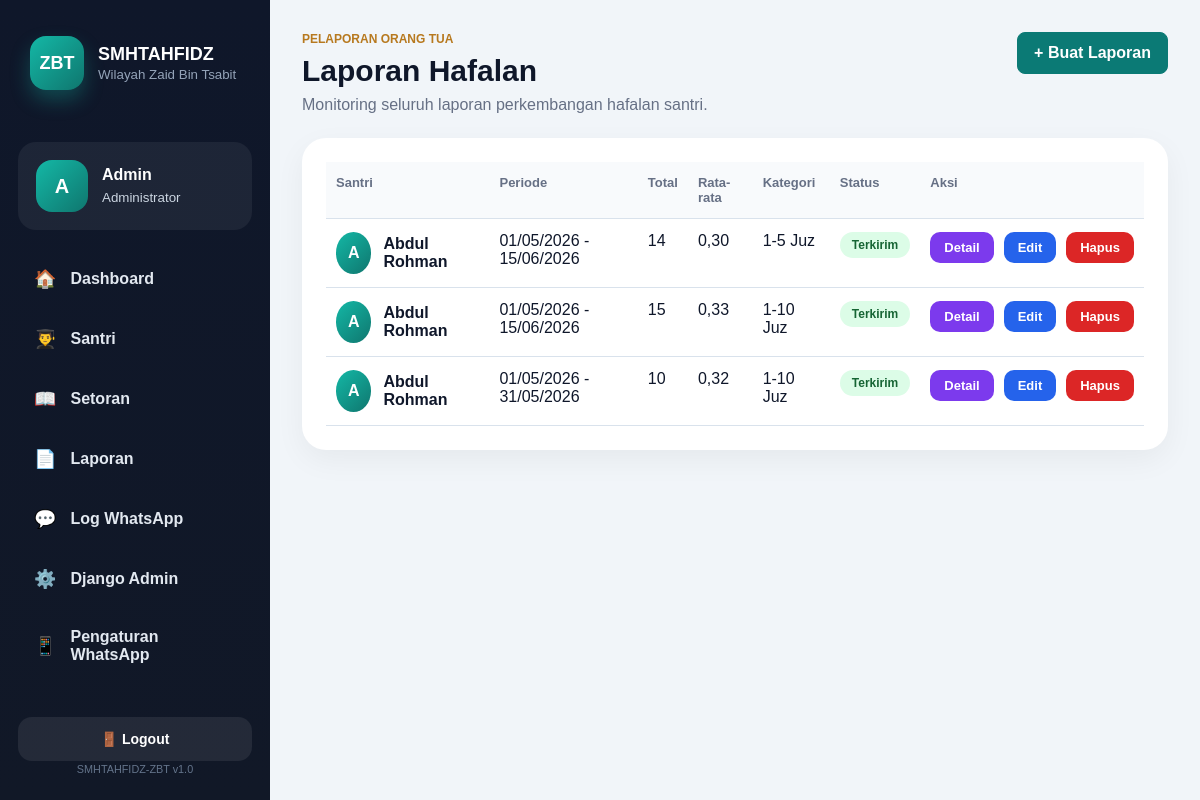
The app's page /laporan/ (signed in) with its own data.
### accounts/models.py (models this page shows, shortened)
class User(AbstractUser):
    ROLE_CHOICES = [
        ("admin", "Administrator"),
        ("pembina", "Pembina"),
    ]
    role = models.CharField(
        max_length=20,
        choices=ROLE_CHOICES,
        default="pembina"
    )

### laporan/models.py (models this page shows, shortened)
class LaporanHafalan(models.Model):
    STATUS_PENGIRIMAN_CHOICES = [
        ("belum_dikirim", "Belum Dikirim"),
        ("simulated", "Simulasi"),
        ("sent", "Terkirim"),
        ("failed", "Gagal"),
    ]
    santri = models.ForeignKey(
        "santri.Santri",
        on_delete=models.CASCADE,
        related_name="laporan_hafalan",
    )
    periode_awal = models.DateField()
    periode_akhir = models.DateField()
    total_setoran = models.PositiveIntegerField(default=0)
    rata_rata_setoran_harian = models.DecimalField(max_digits=5, decimal_places=2, default=0)
    hafalan_terakhir = models.CharField(max_length=200, blank=True)
    kategori_juz_terakhir = models.CharField(max_length=50, blank=True)
    catatan_perkembangan = models.TextField(blank=True)
    status_pengiriman = models.CharField(
        max_length=20,
        choices=STATUS_PENGIRIMAN_CHOICES,
        default="belum_dikirim",
    )
    created_at = models.DateTimeField(auto_now_add=True)
    updated_at = models.DateTimeField(auto_now=True)
    class Meta:
        verbose_name = "Laporan Hafalan"
        verbose_name_plural = "Laporan Hafalan"
        ordering = ["-periode_akhir", "santri__nama"]

### santri/models.py (models this page shows, shortened)
class Santri(models.Model):
    JENIS_KELAMIN_CHOICES = [
        ("L", "Laki-laki"),
        ("P", "Perempuan"),
    ]
    nama = models.CharField(max_length=150)
    nis = models.CharField("NIS", max_length=50, unique=True)
    jenis_kelamin = models.CharField(max_length=1, choices=JENIS_KELAMIN_CHOICES)
    tanggal_lahir = models.DateField(null=True, blank=True)
    ustadz_pembina = models.CharField(max_length=150, default="Belum diisi")
    nama_orang_tua = models.CharField(max_length=150)
    nomor_wa_orang_tua = models.CharField("Nomor WhatsApp Orang Tua", max_length=20)
    alamat = models.TextField(blank=True)
    aktif = models.BooleanField(default=True)
    created_at = models.DateTimeField(auto_now_add=True)
    class Meta:
        verbose_name = "Santri"
        verbose_name_plural = "Santri"
        ordering = ["nama"]

### laporan/views.py (the view)
# urls.py: path("", views.report_list, name="list"),
@login_required
def report_list(request):
    laporan = LaporanHafalan.objects.select_related("santri").all()
    return render(request, "laporan/report_list.html", {"laporan": laporan})

### templates/laporan/report_list.html (shortened to what this page needs)
{% extends "base.html" %}
{% block content %}
<section class="page-header modern-page-header">
    <div>
        <p class="eyebrow">
            Pelaporan Orang Tua
        </p>
        <h1>
            Laporan Hafalan
        </h1>
        <p class="page-description">
            Monitoring seluruh laporan perkembangan hafalan santri.
        </p>
    </div>
    <a class="button primary"
       href="{% url 'laporan:create' %}">
        + Buat Laporan
    </a>
</section>
<section class="modern-panel">
    <div class="table-wrap">
        <table class="modern-table">
            <thead>
                <tr>
                    <th>Santri</th>
                    <th>Periode</th>
                    <th>Total</th>
                    <th>Rata-rata</th>
                    <th>Kategori</th>
                    <th>Status</th>
                    <th>Aksi</th>
                </tr>
            </thead>
            <tbody>
                {% for item in laporan %}
                <tr>
                    <td>
                        <div class="student-name">
                            <div class="student-avatar">
                                {{ item.santri.nama|slice:":1" }}
                            </div>
                            <strong>
                                {{ item.santri.nama }}
                            </strong>
                        </div>
                    </td>
                    <td>
                        {{ item.periode_awal|date:"d/m/Y" }}
                        -
                        {{ item.periode_akhir|date:"d/m/Y" }}
                    </td>
                    <td>
                        {{ item.total_setoran }}
                    </td>
                    <td>
                        {{ item.rata_rata_setoran_harian }}
                    </td>
                    <td>
                        {{ item.kategori_juz_terakhir }}
                    </td>
                    <td>
                        <span class="
                            status-badge
                            {% if item.status_pengiriman == 'sent' %}
                                status-success
                            {% elif item.status_pengiriman == 'pending' %}
                                status-pending
                            {% elif item.status_pengiriman == 'simulated' %}
                                status-simulated
                            {% else %}
                                status-failed
                            {% endif %}
                        ">
                            {{ item.get_status_pengiriman_display }}
                        </span>
                    </td>
                    <td>
                        <div class="modern-action-group">
                            <a class="modern-action-btn"
                               style="background:#7c3aed;"
                               href="{% url 'laporan:detail' item.pk %}">
                                Detail
                            </a>
                            <a class="modern-action-btn edit-btn"
                               href="{% url 'laporan:update' item.pk %}">
                                Edit
                            </a>
                            <a class="modern-action-btn delete-btn"
                               href="{% url 'laporan:delete' item.pk %}">
                                Hapus
                            </a>
                        </div>
                    </td>
                </tr>
                {% empty %}
                <tr>
                    <td colspan="7">
                        Belum ada laporan.
                    </td>
                </tr>
                {% endfor %}
            </tbody>
        </table>
    </div>
</section>
{% endblock %}

### templates/base.html (shortened to what this page needs)
{% load static %}
<!doctype html>
<html lang="id">
<head>
    <link rel="stylesheet"
          href="{% static 'css/app.css' %}?v=20" />
</head>
<body>
    <aside class="modern-sidebar">
        <div class="sidebar-top">
            <div class="modern-brand">
                <div class="modern-brand-logo">
                    ZBT
                </div>
                <div>
                    <strong>
                        SMHTAHFIDZ
                    </strong>
                    <small>
                        Wilayah Zaid Bin Tsabit
                    </small>
                </div>
            </div>
        </div>
        <div class="sidebar-user">
            <div class="sidebar-user-avatar">
                {{ request.user.username|slice:":1"|upper }}
            </div>
            <div>
                <strong>
                    {{ request.user.username }}
                </strong>
                <small>
                    {{ request.user.get_role_display }}
                </small>
            </div>
        </div>
        <nav class="modern-nav">
            <a href="{% url 'beranda:index' %}">
                <span>🏠</span>
                Dashboard
            </a>
            {% if request.user.role == 'admin' %}
            <a href="{% url 'santri:list' %}">
                <span>👨‍🎓</span>
                Santri
            </a>
            {% endif %}
            <a href="{% url 'hafalan:list' %}">
                <span>📖</span>
                Setoran
            </a>
            <a href="{% url 'laporan:list' %}">
                <span>📄</span>
                Laporan
            </a>
            {% if request.user.role == 'admin' %}
            <a href="{% url 'whatsapp_gateway:list' %}">
                <span>💬</span>
                Log WhatsApp
            </a>
            <a href="/admin/">
                <span>⚙️</span>
                Django Admin
            </a>
            {% endif %}
            {% if request.user.role == 'admin' %}
            <a href="{% url 'whatsapp_gateway:setting' %}">
                <span>📱</span>
                Pengaturan WhatsApp
            </a>
            {% endif %}
        </nav>
        <div class="sidebar-footer">
            <form action="{% url 'logout' %}"
                  method="post">
                <button class="logout-button"
                        type="submit">
                    🚪 Logout
                </button>
            </form>
            <small>
                SMHTAHFIDZ-ZBT v1.0
            </small>
        </div>
    </aside>
    <main class="modern-main">
        {% block content %}
        {% endblock %}
    </main>
</body>
</html>

### records on screen
User: user.username "A", user.username "Admin", user.role "Administrator"
LaporanHafalan: santri.nama "A", santri.nama "Abdul Rohman", periode_awal "01/05/2026", periode_akhir "15/06/2026", total_setoran "14", rata_rata_setoran_harian "0,30", kategori_juz_terakhir "1-5 Juz", status_pengiriman "Terkirim"
LaporanHafalan: santri.nama "A", santri.nama "Abdul Rohman", periode_awal "01/05/2026", periode_akhir "15/06/2026", total_setoran "15", rata_rata_setoran_harian "0,33", kategori_juz_terakhir "1-10 Juz", status_pengiriman "Terkirim"
LaporanHafalan: santri.nama "A", santri.nama "Abdul Rohman", periode_awal "01/05/2026", periode_akhir "31/05/2026", total_setoran "10", rata_rata_setoran_harian "0,32", kategori_juz_terakhir "1-10 Juz", status_pengiriman "Terkirim"
